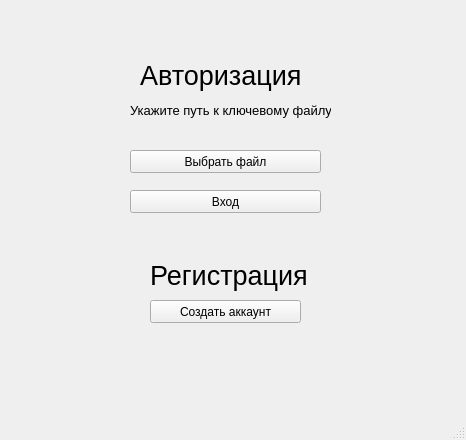
<?xml version="1.0" encoding="UTF-8"?>
<ui version="4.0">
 <class>MainWindow</class>
 <widget class="QMainWindow" name="MainWindow">
  <property name="enabled">
   <bool>true</bool>
  </property>
  <property name="geometry">
   <rect>
    <x>0</x>
    <y>0</y>
    <width>466</width>
    <height>440</height>
   </rect>
  </property>
  <property name="windowTitle">
   <string>MainWindow</string>
  </property>
  <widget class="QWidget" name="sign_in_up">
   <widget class="QPushButton" name="create_new_accaunt">
    <property name="geometry">
     <rect>
      <x>150</x>
      <y>300</y>
      <width>151</width>
      <height>23</height>
     </rect>
    </property>
    <property name="text">
     <string>Создать аккаунт</string>
    </property>
   </widget>
   <widget class="QLabel" name="label">
    <property name="geometry">
     <rect>
      <x>150</x>
      <y>260</y>
      <width>161</width>
      <height>31</height>
     </rect>
    </property>
    <property name="font">
     <font>
      <family>Arial</family>
      <pointsize>20</pointsize>
     </font>
    </property>
    <property name="text">
     <string>Регистрация</string>
    </property>
   </widget>
   <widget class="QLabel" name="label_2">
    <property name="geometry">
     <rect>
      <x>140</x>
      <y>40</y>
      <width>161</width>
      <height>71</height>
     </rect>
    </property>
    <property name="font">
     <font>
      <family>Arial</family>
      <pointsize>20</pointsize>
     </font>
    </property>
    <property name="cursor">
     <cursorShape>ArrowCursor</cursorShape>
    </property>
    <property name="text">
     <string>Авторизация</string>
    </property>
   </widget>
   <widget class="QLabel" name="label_3">
    <property name="geometry">
     <rect>
      <x>130</x>
      <y>100</y>
      <width>201</width>
      <height>21</height>
     </rect>
    </property>
    <property name="font">
     <font>
      <pointsize>10</pointsize>
     </font>
    </property>
    <property name="text">
     <string>Укажите путь к ключевому файлу</string>
    </property>
   </widget>
   <widget class="QPushButton" name="choose_file">
    <property name="geometry">
     <rect>
      <x>130</x>
      <y>150</y>
      <width>191</width>
      <height>23</height>
     </rect>
    </property>
    <property name="text">
     <string>Выбрать файл</string>
    </property>
   </widget>
   <widget class="QPushButton" name="autorize">
    <property name="geometry">
     <rect>
      <x>130</x>
      <y>190</y>
      <width>191</width>
      <height>23</height>
     </rect>
    </property>
    <property name="text">
     <string>Вход</string>
    </property>
   </widget>
  </widget>
  <widget class="QMenuBar" name="menubar">
   <property name="geometry">
    <rect>
     <x>0</x>
     <y>0</y>
     <width>466</width>
     <height>21</height>
    </rect>
   </property>
  </widget>
  <widget class="QStatusBar" name="statusbar"/>
 </widget>
 <resources/>
 <connections/>
</ui>
